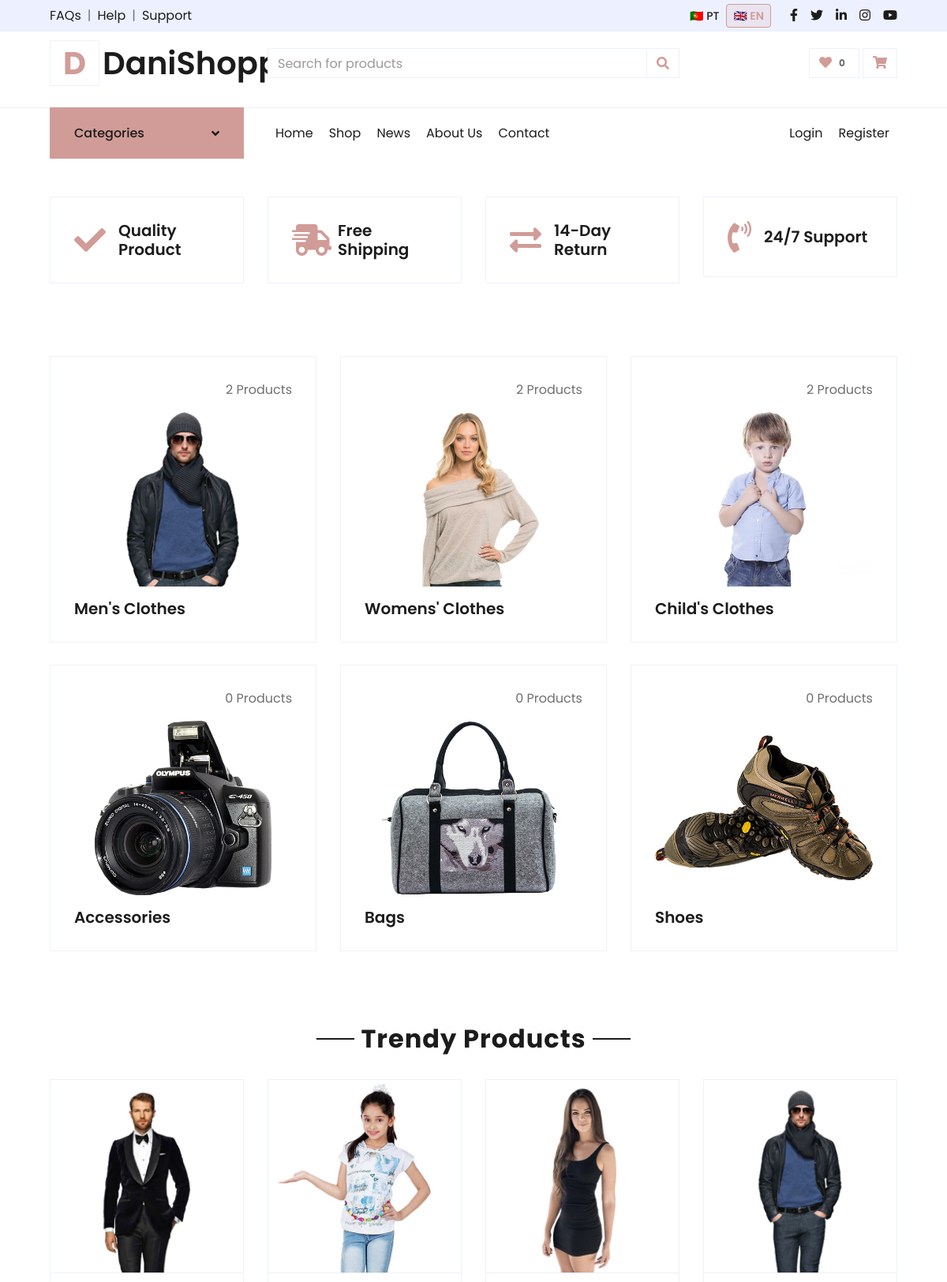
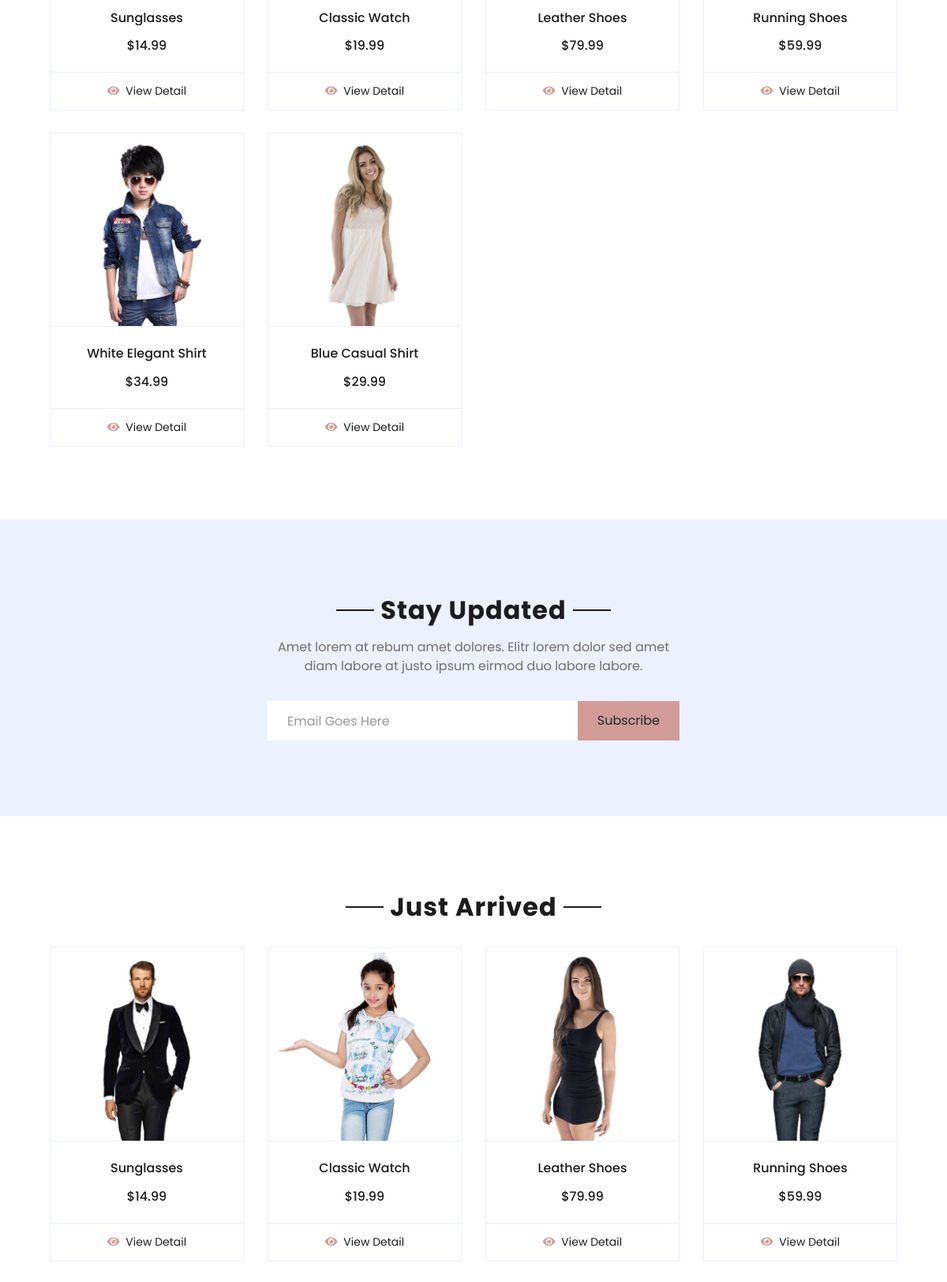
The page / (upper part) on the database its author committed (2 pictures, top to bottom).
### tables this page shows
CREATE TABLE
  `category_translations` (
    `id` int (11) NOT NULL AUTO_INCREMENT,
    `category_id` int (11) DEFAULT NULL,
    `lang_code` varchar(5) DEFAULT NULL,
    `name` varchar(255) DEFAULT NULL,
    PRIMARY KEY (`id`),
    UNIQUE KEY `category_id` (`category_id`, `lang_code`),
    KEY `lang_code` (`lang_code`),
    CONSTRAINT `category_translations_ibfk_1` FOREIGN KEY (`category_id`) REFERENCES `categories` (`id`),
    CONSTRAINT `category_translations_ibfk_2` FOREIGN KEY (`lang_code`) REFERENCES `lang` (`code`)
  );

CREATE TABLE
  `categories` (
    `id` int (11) NOT NULL AUTO_INCREMENT,
    `image` varchar(255) DEFAULT NULL,
    PRIMARY KEY (`id`)
  );

CREATE TABLE
  `products` (
    `id` int (11) NOT NULL AUTO_INCREMENT,
    `codProd` varchar(50) DEFAULT NULL,
    `category_id` int (11) DEFAULT NULL,
    `price` decimal(10, 2) NOT NULL,
    `image` varchar(255) DEFAULT NULL,
    `is_active` tinyint (1) DEFAULT 1,
    `created_at` timestamp NOT NULL DEFAULT current_timestamp(),
    `updated_at` timestamp NOT NULL DEFAULT current_timestamp() ON UPDATE current_timestamp(),
    PRIMARY KEY (`id`),
    UNIQUE KEY `codProd` (`codProd`),
    KEY `category_id` (`category_id`),
    CONSTRAINT `products_ibfk_1` FOREIGN KEY (`category_id`) REFERENCES `categories` (`id`)
  );

### includes/config.php (called while the page is built, shortened)
<?php
$SETTINGS['servername'] = 'localhost';
$SETTINGS['username']   = 'root';
$SETTINGS['password']   = '';
$SETTINGS['dbname']     = 'pi_db';
$SETTINGS['nome_projeto'] = '06-DanielSilva-Site13-FinalProject';
$SETTINGS['isLoginKey'] = 'asjdhaskjgfaskjgfkasjhfskajhdsjkhdaskjh';
$SETTINGS['dir_site'] = dirname(__DIR__) . '/';
$SETTINGS['url_site'] = 'http://localhost:8000';
$SETTINGS['dir_uploads'] = $SETTINGS['dir_site'] . 'uploads/';
$SETTINGS['url_uploads'] = $SETTINGS['url_site'] . '/uploads';
$SETTINGS['fotos_auth'] = ['image/jpeg', 'image/jpg', 'image/png', 'image/webp'];
$SETTINGS['fotos_maxUpload'] = 3000000;
$LANG_CODE = $_SESSION['lingua'] ?? 'pt';
include_once 'db.php';
include_once 'functions.php';

### includes/functions.php (called while the page is built, shortened)
<?php
function db_get_all($table, $where = "1", $order = "id DESC", $limit = "")
{
    $sql = "SELECT * FROM $table WHERE $where ORDER BY $order";
    return my_query($sql);
}
function db_count($table, $where = "1")
{
    $sql = "SELECT COUNT(*) as total FROM $table WHERE $where";
    $res = my_query($sql);
    return $res[0]['total'] ?? 0;
}
function db_select($select, $from, $joins = "", $where = "1", $order = "", $limit = "")
{
    $sql = "SELECT $select FROM $from";
    if ($joins) {
        $sql .= " $joins";
    }
    $sql .= " WHERE $where";
    if ($order) {
        $sql .= " ORDER BY $order";
    }
    return my_query($sql);
}
function db_select_grouped($select, $from, $joins = "", $where = "1", $group = "", $order = "", $limit = "")
{
    $sql = "SELECT $select FROM $from";
    if ($joins) $sql .= " $joins";
    $sql .= " WHERE $where";
    if ($group) $sql .= " GROUP BY $group";
    if ($order) $sql .= " ORDER BY $order";
    if ($limit) $sql .= " LIMIT $limit";
    return my_query($sql);
}
function t($code, $lang_code = null)
{
    static $translations = [];
    if ($lang_code === null) {
        global $LANG_CODE;
        $lang_code = $LANG_CODE ?? 'pt';
    }
    if (!isset($translations[$lang_code])) {
        $rows = db_get_all("traduz", "lang_code = '" . addslashes($lang_code) . "'");
        $translations[$lang_code] = [];
        foreach ($rows as $row) {
            $translations[$lang_code][$row['code']] = $row['text'];
        }
    }
    return $translations[$lang_code][$code] ?? $code;
}
function get_products($limit = 8)
{
    global $LANG_CODE;
    $LANG_CODE = addslashes($LANG_CODE ?? 'pt');
    return db_select_grouped(
        "p.*, pt.title, pt.slug, pt.short_description",
        "products p",
        "
        JOIN product_variants pv ON pv.product_id = p.id
        LEFT JOIN product_translations pt
            ON pt.product_id = p.id
            AND pt.lang_code = '$LANG_CODE'
        ",
        "p.is_active = 1 AND pv.is_available = 1 AND pv.stock > 0",
        "p.id",
        "p.id DESC",
        $limit
    );
}
function get_product_count_by_category($category_id)
{
    $category_id = (int)$category_id;
    return db_count("products", "category_id = $category_id AND is_active = 1");
}
function get_categories()
{
    global $LANG_CODE;
    $LANG_CODE = addslashes($LANG_CODE ?? 'pt');
    return db_select(
        "
        c.id,
        c.image,
        ct.name
        ",
        "categories c",
        "
        LEFT JOIN category_translations ct
            ON ct.category_id = c.id
            AND ct.lang_code = '$LANG_CODE'
        ",
        "1",
        "c.id ASC"
    );
}

### includes/db.php (called while the page is built, shortened)
<?php
$SETTINGS['conn'] = my_connect($SETTINGS);
function my_connect($SETTINGS)
{
    $conn = new mysqli($SETTINGS['servername'], $SETTINGS['username'], $SETTINGS['password'], $SETTINGS['dbname']);
    $conn->set_charset('utf8mb4');
    return $conn;
}
function my_query($sql, $debug = 0)
{
    global $SETTINGS;
    $result = $SETTINGS['conn']->query($sql);
    if (isset($result->num_rows)) {
        $arrRes = array();
        if ($result->num_rows > 0) {
            while ($row = $result->fetch_assoc()) {
                $arrRes[] = $row;
            }
        }
        return $arrRes;
    }
    return 0;
}

### index.php (the view, shortened to what this page needs)
<!DOCTYPE html>
<html lang="gb">
<?php
include_once 'includes/config.php';
include 'includes/header.php';
$categories = get_categories();
$products = get_products(8);
?>
<div class="container-fluid pt-5">
    <div class="row px-xl-5 pb-3">
        <div class="col-lg-3 col-md-6 col-sm-12 pb-1">
            <div class="d-flex align-items-center border mb-4" style="padding: 30px;">
                <h1 class="fa fa-check text-primary m-0 mr-3"></h1>
                <h5 class="font-weight-semi-bold m-0"><?= t('home.featured.quality_product') ?></h5>
            </div>
        </div>
        <div class="col-lg-3 col-md-6 col-sm-12 pb-1">
            <div class="d-flex align-items-center border mb-4" style="padding: 30px;">
                <h1 class="fa fa-shipping-fast text-primary m-0 mr-2"></h1>
                <h5 class="font-weight-semi-bold m-0"><?= t('home.featured.free_shipping') ?></h5>
            </div>
        </div>
        <div class="col-lg-3 col-md-6 col-sm-12 pb-1">
            <div class="d-flex align-items-center border mb-4" style="padding: 30px;">
                <h1 class="fas fa-exchange-alt text-primary m-0 mr-3"></h1>
                <h5 class="font-weight-semi-bold m-0"><?= t('home.featured.return_policy') ?></h5>
            </div>
        </div>
        <div class="col-lg-3 col-md-6 col-sm-12 pb-1">
            <div class="d-flex align-items-center border mb-4" style="padding: 30px;">
                <h1 class="fa fa-phone-volume text-primary m-0 mr-3"></h1>
                <h5 class="font-weight-semi-bold m-0"><?= t('home.featured.support') ?></h5>
            </div>
        </div>
    </div>
</div>
<div class="container-fluid pt-5">
    <div class="row px-xl-5 pb-3">
        <?php
        foreach ($categories as $cat):
        ?>
            <div class="col-lg-4 col-md-6 pb-1">
                <div class="cat-item d-flex flex-column border mb-4" style="padding: 30px;">
                    <p class="text-right">
                        <?= get_product_count_by_category($cat['id']) ?> <?= t('home.categories.products'); ?>
                    </p>
                    <a href="<?= $SETTINGS['url_site'] ?>/shop.php?categories[]=<?= $cat['id'] ?>" class="cat-img position-relative overflow-hidden mb-3">
                        <img class="img-fluid" src="<?= $cat['image'] ?>" alt="">
                    </a>
                    <h5 class="font-weight-semi-bold m-0">
                        <?= $cat['name'] ?>
                    </h5>
                </div>
            </div>
        <?php endforeach; ?>
    </div>
</div>
<div class="container-fluid pt-5">
    <div class="text-center mb-4">
        <h2 class="section-title px-5">
            <span class="px-2"><?= t('home.trending_products.title') ?></span>
        </h2>
    </div>
    <div class="row px-xl-5 pb-3">
        <?php
        foreach ($products as $p):
        ?>
            <div class="col-lg-3 col-md-6 col-sm-12 pb-1">
                <div class="card product-item border-0 mb-4">
                    <div class="card-header product-img position-relative overflow-hidden bg-transparent border p-0">
                        <img class="img-fluid w-100" src="<?= $p['image'] ?>" alt="">
                    </div>
                    <div class="card-body border-left border-right text-center p-0 pt-4 pb-3">
                        <h6 class="text-truncate mb-3">
                            <?= $p['title'] ?>
                        </h6>
                        <div class="d-flex justify-content-center">
                            <h6>$<?= number_format($p['price'], 2) ?></h6>
                        </div>
                    </div>
                    <div class="card-footer d-flex justify-content-center bg-light border">
                        <a href="<?= $SETTINGS['url_site'] ?>/detail.php?slug=<?= $p['slug'] ?>"
                            class="btn btn-sm text-dark p-0">
                            <i class="fas fa-eye text-primary mr-1"></i>
                            <?= t('products.buttons.detail') ?>
                        </a>
                    </div>
                </div>
            </div>
        <?php endforeach; ?>
    </div>
</div>
<div class="container-fluid bg-secondary my-5">
    <div class="row justify-content-md-center py-5 px-xl-5">
        <div class="col-md-6 col-12 py-5">
            <div class="text-center mb-2 pb-2">
                <h2 class="section-title px-5 mb-3"><span class="bg-secondary px-2"><?= t('home.subscribe.title') ?></span></h2>
                <p><?= t('home.subscribe.description') ?></p>
            </div>
            <form action="">
                <div class="input-group">
                    <input type="text" class="form-control border-white p-4"
                        placeholder="<?= t('home.subscribe.placeholder') ?>">
                    <div class="input-group-append">
                        <button class="btn btn-primary px-4">
                            <?= t('home.subscribe.button') ?>
                        </button>
                    </div>
                </div>
            </form>
        </div>
    </div>
</div>
<div class="container-fluid pt-5">
    <div class="text-center mb-4">
        <h2 class="section-title px-5">
            <span class="px-2"><?= t('home.just_arrived.title') ?></span>
        </h2>
    </div>
    <div class="row px-xl-5 pb-3">
        <?php
        foreach ($products as $p):
        ?>
            <div class="col-lg-3 col-md-6 col-sm-12 pb-1">
                <div class="card product-item border-0 mb-4">
                    <div class="card-header product-img position-relative overflow-hidden bg-transparent border p-0">
                        <img class="img-fluid w-100" src="<?= $p['image'] ?>" alt="">
                    </div>
                    <div class="card-body border-left border-right text-center p-0 pt-4 pb-3">
                        <h6 class="text-truncate mb-3">
                            <?= $p['title'] ?>
                        </h6>
                        <div class="d-flex justify-content-center">
                            <h6>$<?= number_format($p['price'], 2) ?></h6>
                        </div>
                    </div>
                    <div class="card-footer d-flex justify-content-center bg-light border">
                        <a href="<?= $SETTINGS['url_site'] ?>/detail.php?slug=<?= $p['slug'] ?>"
                            class="btn btn-sm text-dark p-0">
                            <i class="fas fa-eye text-primary mr-1"></i>
                            <?= t('products.buttons.detail') ?>
                        </a>
                    </div>
                </div>
            </div>
        <?php endforeach; ?>
    </div>
</div>
</body>
</html>

### rows shown on the page
category_translations: id "2", category.image (picture), name "Men's Clothes"
category_translations: category "2", category.image (picture), name "Womens' Clothes"
category_translations: id "2", category.image (picture), name "Child's Clothes"
category_translations: id "0", category.image (picture), name "Accessories"
category_translations: id "0", category.image (picture), name "Bags"
category_translations: id "0", category.image (picture), name "Shoes"
products: image (picture), title "Sunglasses", price "14.99"
products: image (picture), title "Classic Watch", price "19.99"
products: image (picture), title "Leather Shoes", price "79.99"
products: image (picture), title "Running Shoes", price "59.99"
products: image (picture), title "White Elegant Shirt", price "34.99"
products: image (picture), title "Blue Casual Shirt", price "29.99"

### other values the page prints
t('header.topbar.faqs') "FAQs"
t('header.topbar.help') "Help"
t('header.topbar.support') "Support"
t('header.lang.pt') "PT"
t('header.lang.en') "EN"
t('header.brand.name') "DaniShopper"
get_wishlist_count($_SESSION['user_id'] ?? null) "0"
t('header.categories.title') "Categories"
t('header.nav.home') "Home"
t('header.nav.shop') "Shop"
t('menu.news') "News"
t('menu.about') "About Us"
t('header.nav.contact') "Contact"
t('header.nav.login') "Login"
t('header.nav.register') "Register"
